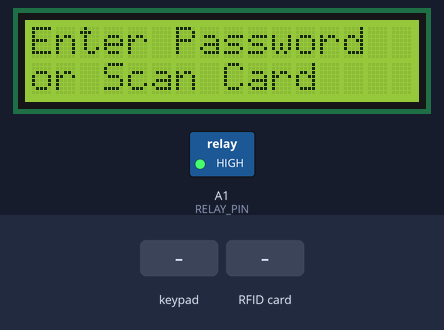
The sketch below on a simulated Arduino Nano, built with avr-gcc and run on an emulated ATmega328P. Shown: 16×2 character LCD, switched loads named in the sketch (green lamp = pin HIGH). Inputs (shaded band) come from the test bench. Pins used as bus, display or sensor lines are not drawn; what the sketch prints to the serial monitor is not drawn.

Above: at 1.3 s.
1.4 s: keypad keys 1 2 3 4 # pressed 0.4 s apart
At 4.0 s:
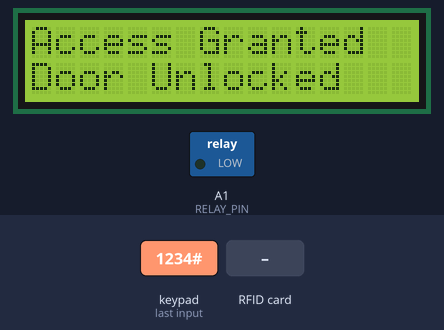
4.9 s: RFID card 5E 7A 19 C4 held to the reader
7.9 s: key '1' pressed
At 10.7 s:
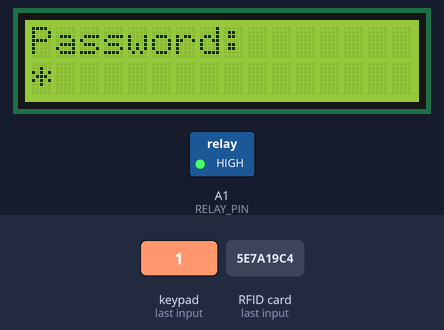
10.9 s: keypad keys 1 2 3 4 pressed 0.4 s apart
At 13.3 s:
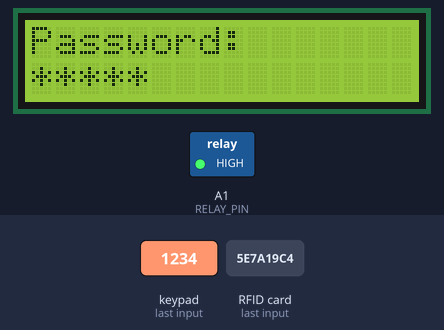
14.0 s: key '2' pressed
At 14.7 s:
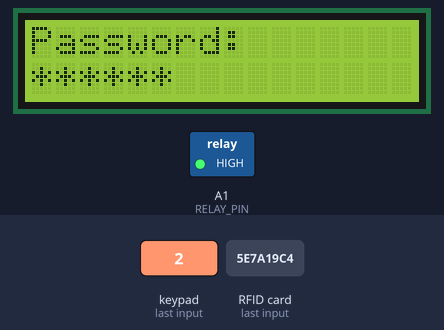
15.5 s: keypad keys 1 2 3 4 * pressed 0.4 s apart
At 16.9 s:
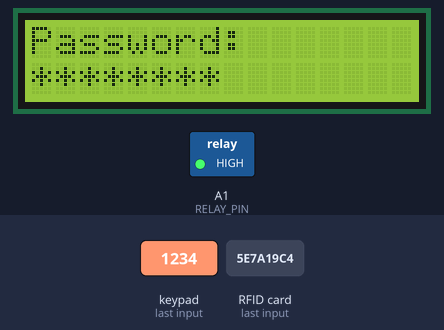
Timing chart, 0 to 18.5 s (numbered marks = the images above; inputs shaded):
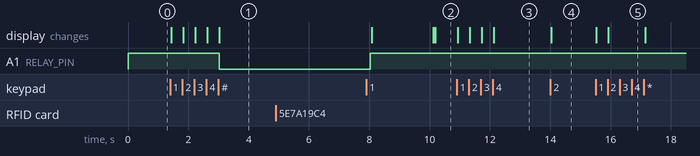

The sketch:

rfid_password_lock_.ino
```cpp
/*
  Password Based Lock System with RFID (Arduino Nano)

  - 4x4 matrix keypad: enter the password, press # to submit, * to clear
  - RC522 RFID reader: scan an authorized card
  - 16x2 I2C LCD: shows "Access Granted" or "Access Denied"
  - Relay + solenoid lock: unlocks the door for a few seconds, then locks again

  Board in Arduino IDE: "Arduino Nano" (Processor: ATmega328P, try "Old Bootloader" if upload fails)

  Libraries to install (Sketch > Include Library > Manage Libraries):
    - MFRC522          by GithubCommunity / Miguel Balboa
    - Keypad           by Mark Stanley, Alexander Brevig
    - LiquidCrystal I2C (any version that provides LiquidCrystal_I2C.h)

  ================= WIRING (power OFF while connecting; common GND everywhere) =================
  RC522 RFID reader (use 3.3V, NOT 5V):
    RC522 SDA(SS) -> Nano D10      RC522 SCK  -> Nano D13
    RC522 MOSI    -> Nano D11      RC522 MISO -> Nano D12
    RC522 RST     -> Nano D9       RC522 3.3V -> Nano 3V3
    RC522 GND     -> Nano GND      (RC522 IRQ is not used)

  4x4 keypad (8 pins, left to right as seen from the front: R1 R2 R3 R4 C1 C2 C3 C4):
    R1 -> D2   R2 -> D3   R3 -> D4   R4 -> D5
    C1 -> D6   C2 -> D7   C3 -> D8   C4 -> A0

  16x2 I2C LCD:
    LCD SDA -> Nano A4     LCD SCL -> Nano A5
    LCD VCC -> Nano 5V     LCD GND -> Nano GND

  Relay module:
    Relay IN -> Nano A1    Relay VCC -> Nano 5V    Relay GND -> Nano GND

  Solenoid lock (12V, own power supply) through the relay:
    12V supply (+) -> Relay COM
    Relay NO       -> Solenoid lock (+)
    Solenoid lock (-) -> 12V supply (-)
    (A solenoid lock is locked without power. Relay ON powers it = bolt retracts = door unlocks.)
    Put a 1N4007 diode across the lock terminals (stripe towards +).
  ===============================================================================================
  Full details with tables: see README.md
*/

#include <SPI.h>
#include <MFRC522.h>
#include <Wire.h>
#include <LiquidCrystal_I2C.h>
#include <Keypad.h>

// ---------- Pins ----------
#define SS_PIN    10
#define RST_PIN    9
#define RELAY_PIN A1

// ---------- Settings ----------
const char PASSWORD[] = "1234";          // Change this for your own use
const unsigned long UNLOCK_TIME_MS = 5000;   // how long the door stays unlocked
const bool RELAY_ACTIVE_LOW = true;      // Most relay modules switch ON when the pin is LOW.
                                         // If yours works the other way round, set false.

// Authorized RFID cards (4-byte UIDs). Scan a card, read its UID in the Serial Monitor
// (9600 baud), and put it here. These two are only examples.
byte AUTHORIZED_UIDS[][4] = {
  {0xDE, 0xAD, 0xBE, 0xEF},
  {0x12, 0x34, 0x56, 0x78}
};
const byte NUM_CARDS = sizeof(AUTHORIZED_UIDS) / sizeof(AUTHORIZED_UIDS[0]);

// ---------- Keypad ----------
const byte ROWS = 4;
const byte COLS = 4;
char keys[ROWS][COLS] = {
  {'1', '2', '3', 'A'},
  {'4', '5', '6', 'B'},
  {'7', '8', '9', 'C'},
  {'*', '0', '#', 'D'}
};
byte rowPins[ROWS] = {2, 3, 4, 5};
byte colPins[COLS] = {6, 7, 8, A0};
Keypad keypad = Keypad(makeKeymap(keys), rowPins, colPins, ROWS, COLS);

// ---------- Other objects ----------
LiquidCrystal_I2C lcd(0x27, 16, 2);   // If the LCD stays blank, try address 0x3F
MFRC522 rfid(SS_PIN, RST_PIN);

const byte MAX_LEN = 8;
char entered[MAX_LEN + 1];
byte enteredLen = 0;

// ---------- Lock control ----------
// unlocked = true  -> relay ON  -> solenoid lock powered     -> bolt retracts, door opens
// unlocked = false -> relay OFF -> solenoid lock not powered -> bolt extended, door locked
void setLock(bool unlocked) {
  bool relayOn = unlocked;
  bool level = RELAY_ACTIVE_LOW ? !relayOn : relayOn;
  digitalWrite(RELAY_PIN, level ? HIGH : LOW);
}

// ---------- LCD screens ----------
void showIdle() {
  lcd.clear();
  lcd.setCursor(0, 0);
  lcd.print("Enter Password");
  lcd.setCursor(0, 1);
  lcd.print("or Scan Card");
}

void showEntered() {
  lcd.clear();
  lcd.setCursor(0, 0);
  lcd.print("Password:");
  lcd.setCursor(0, 1);
  for (byte i = 0; i < enteredLen; i++) lcd.print('*');
}

void clearEntered() {
  enteredLen = 0;
  entered[0] = '\0';
}

void grantAccess() {
  lcd.clear();
  lcd.setCursor(0, 0);
  lcd.print("Access Granted");
  lcd.setCursor(0, 1);
  lcd.print("Door Unlocked");
  setLock(true);
  delay(UNLOCK_TIME_MS);
  setLock(false);
  clearEntered();
  showIdle();
}

void denyAccess() {
  lcd.clear();
  lcd.setCursor(0, 0);
  lcd.print("Access Denied");
  lcd.setCursor(0, 1);
  lcd.print("Incorrect");
  delay(2000);
  clearEntered();
  showIdle();
}

// ---------- RFID ----------
bool isAuthorized(byte *uid, byte size) {
  if (size != 4) return false;
  for (byte c = 0; c < NUM_CARDS; c++) {
    bool match = true;
    for (byte i = 0; i < 4; i++) {
      if (uid[i] != AUTHORIZED_UIDS[c][i]) { match = false; break; }
    }
    if (match) return true;
  }
  return false;
}

void checkCard() {
  if (!rfid.PICC_IsNewCardPresent() || !rfid.PICC_ReadCardSerial()) return;

  // Print UID so you can add new cards to AUTHORIZED_UIDS
  Serial.print("Card UID:");
  for (byte i = 0; i < rfid.uid.size; i++) {
    Serial.print(rfid.uid.uidByte[i] < 0x10 ? " 0x0" : " 0x");
    Serial.print(rfid.uid.uidByte[i], HEX);
  }
  Serial.println();

  bool ok = isAuthorized(rfid.uid.uidByte, rfid.uid.size);
  rfid.PICC_HaltA();
  rfid.PCD_StopCrypto1();

  if (ok) grantAccess();
  else    denyAccess();
}

// ---------- Keypad ----------
void handleKey(char key) {
  if (key >= '0' && key <= '9') {
    if (enteredLen < MAX_LEN) {
      entered[enteredLen++] = key;
      entered[enteredLen] = '\0';
      showEntered();
    }
  } else if (key == '*') {          // clear
    clearEntered();
    showIdle();
  } else if (key == '#') {          // submit
    if (strcmp(entered, PASSWORD) == 0) grantAccess();
    else                                denyAccess();
  }
}

void setup() {
  Serial.begin(9600);

  // Keep the door locked from the very first moment
  digitalWrite(RELAY_PIN, RELAY_ACTIVE_LOW ? HIGH : LOW);
  pinMode(RELAY_PIN, OUTPUT);
  setLock(false);

  SPI.begin();
  rfid.PCD_Init();

  lcd.init();
  lcd.backlight();
  clearEntered();
  showIdle();
}

void loop() {
  char key = keypad.getKey();
  if (key) handleKey(key);

  checkCard();
}
```

Measured:
- after the input at 1.4 s, A1 (RELAY_PIN): HIGH → LOW after 1.6 s; the display: first changes at once (image 1 shows a later state)
- after the input at 4.9 s, every drawn part: stays the same
- after the input at 7.9 s, the display: first differs from a run without the input after 2.3 s (image 2)
- after the input at 10.9 s, the display: first changes at once (image 3 shows a later state)
- after the input at 14.0 s, the display: changes at once (image 4)
- after the input at 15.5 s, the display: first changes at once (image 5 shows a later state)
